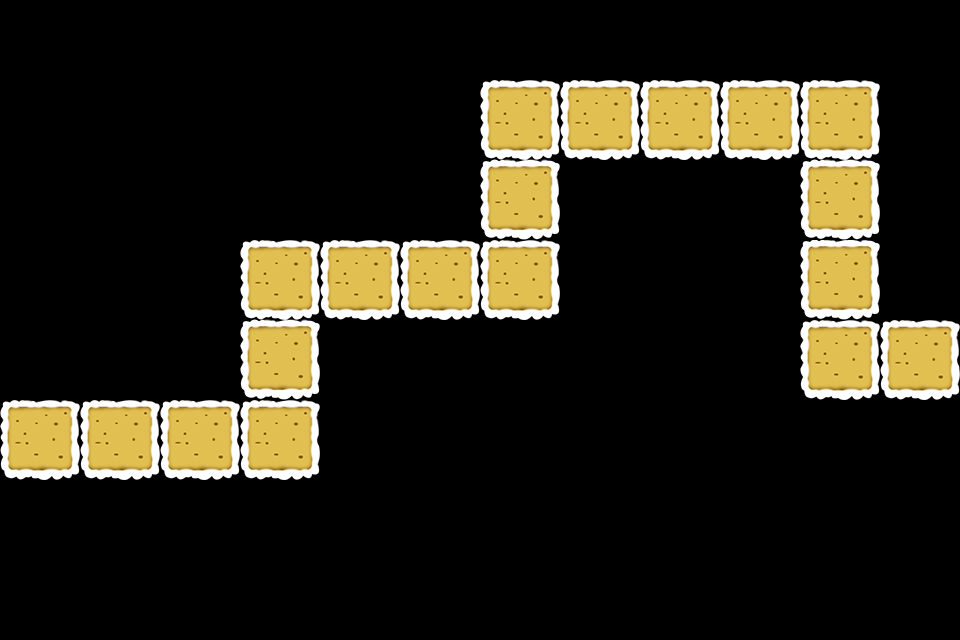

Below is a game level as drawn by its tile map, then a one-line description and the .tmx that defines it (tile-layer data replaced by summaries):
An orthogonal 12x8 tile map with 80x80 px tiles, 1 tile layer (path) and 35 objects (10x 3, 8x path, 7x Tower, 5x 4, 5x 5).

<map version="1.0" orientation="orthogonal" width="12" height="8" tilewidth="80" tileheight="80">
 <properties>
  <property name="style" value="1" />
 </properties>
 <tileset firstgid="1" name="tiled2" tilewidth="80" tileheight="80">
  <image source="tiled2.png" width="240" height="240" />
 </tileset>
 <layer name="path" width="12" height="8">
  <data>[96 cells, 19 non-empty, 8 distinct tile ids]</data>
 </layer>
 <objectgroup name="path" width="12" height="8">
  <object name="path" x="0" y="400" />
  <object name="path" x="240" y="400" />
  <object name="path" x="240" y="240" />
  <object name="path" x="480" y="240" />
  <object name="path" x="480" y="80" />
  <object name="path" x="800" y="80" />
  <object name="path" x="800" y="320" />
  <object name="path" x="880" y="320" />
  <object name="Tower" x="0" y="80" width="480" height="160" />
  <object name="Tower" x="320" y="320" width="480" height="160" />
  <object name="Tower" x="560" y="160" width="240" height="160" />
  <object name="Tower" x="880" y="80" width="80" height="240" />
  <object name="Tower" x="160" y="480" width="640" height="80" />
  <object name="Tower" x="800" y="400" width="160" height="80" />
  <object name="Reward" type="3" x="80" y="80" width="80" height="80" />
  <object name="Reward" type="3" x="320" y="160" width="80" height="80" />
  <object name="Reward" type="4" x="0" y="240" width="80" height="80" />
  <object name="Reward" type="5" x="80" y="320" width="80" height="80" />
  <object name="Reward" type="3" x="640" y="160" width="80" height="80" />
  <object name="Reward" type="4" x="480" y="320" width="80" height="80" />
  <object name="Reward" type="5" x="320" y="480" width="80" height="80" />
  <object name="Reward" type="3" x="640" y="480" width="80" height="80">
   <properties>
    <property name="new" value="1" />
   </properties>
  </object>
  <object name="Tower" x="3" y="240" width="240" height="160" />
  <object name="Reward" type="3" x="640" y="320" width="80" height="80" />
  <object name="Reward" type="4" x="560" y="400" width="80" height="80" />
  <object name="Reward" type="5" x="400" y="400" width="80" height="80" />
  <object name="Reward" type="3" x="480" y="480" width="80" height="80" />
  <object name="Reward" type="4" x="160" y="160" width="80" height="80" />
  <object name="Reward" type="5" x="240" y="80" width="80" height="80" />
  <object name="Reward" type="3" x="640" y="240" width="80" height="80" />
  <object name="Reward" type="4" x="800" y="400" width="80" height="80" />
  <object name="Reward" type="5" x="880" y="400" width="80" height="80" />
  <object name="Reward" type="3" x="640" y="400" width="80" height="80">
   <properties>
    <property name="new" value="1" />
   </properties>
  </object>
  <object name="Reward" type="3" x="80" y="240" width="80" height="80">
   <properties>
    <property name="new" value="1" />
   </properties>
  </object>
  <object name="Reward" type="3" x="320" y="80" width="80" height="80">
   <properties>
    <property name="new" value="1" />
   </properties>
  </object>
 </objectgroup>
</map>
